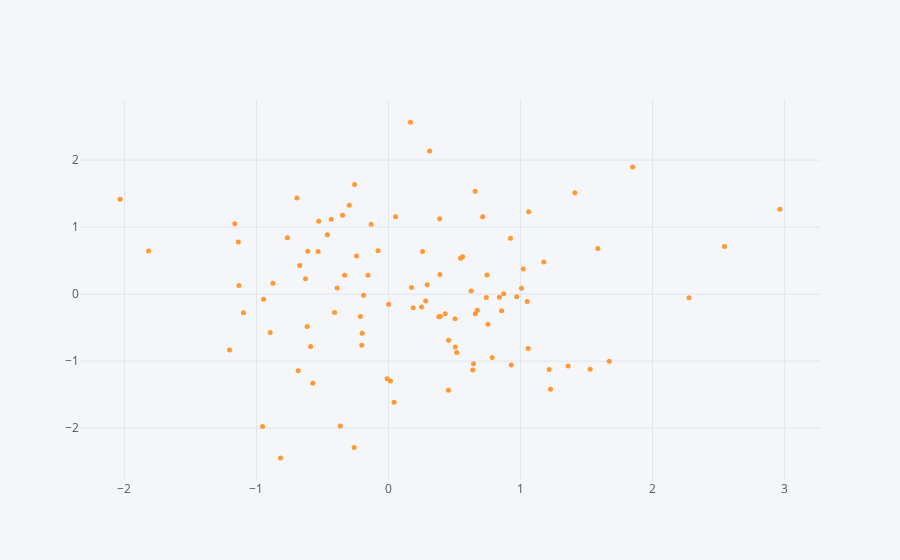

Notebook cell for this chart:
### Code cell
df.iplot(kind = 'scatter', x = 'A', y = 'B', mode = 'markers', size = 5)
